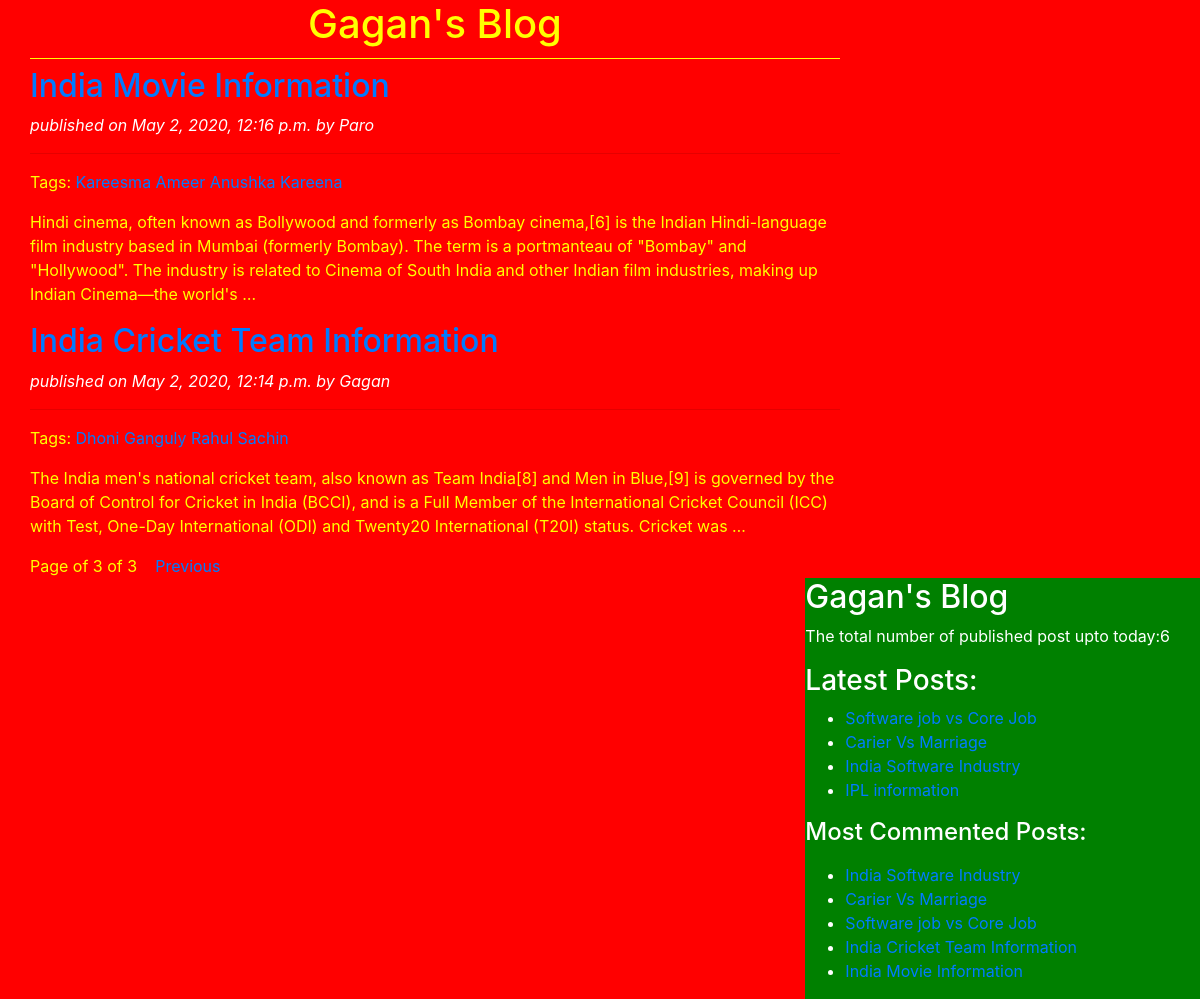
The page /post_list?page=3 on the database its author committed.
### blogApp/models.py (models this page shows, shortened)
class Post(models.Model):
    STATUS_CHOICES=(('draft','Draft'),('published','Published'))
    title=models.CharField(max_length=256)
    slug=models.SlugField(max_length=256,unique_for_date='publish')
    author=models.ForeignKey(User,related_name='blog_posts',on_delete=models.CASCADE)
    body=models.TextField()
    publish=models.DateTimeField(default=timezone.now)
    created=models.DateTimeField(auto_now_add=True)
    updated=models.DateTimeField(auto_now=True)
    status=models.CharField(max_length=10,choices=STATUS_CHOICES,default='draft')
    objects=CustomManager()
    tags=TaggableManager()
    class Meta:
        ordering=('-publish',)
    def get_absolute_url(self):
        return reverse('post_detail',args=[self.publish.year,self.publish.strftime('%m'),self.publish.strftime('%d'),self.slug])

### blogApp/views.py (the view)
# urls.py: path('post_list', views.post_list_view),
def post_list_view(request,tag_slug=None):
    post_list=Post.objects.all()
    tag=None
    if tag_slug:
        tag=get_object_or_404(Tag,slug=tag_slug)
        post_list=post_list.filter(tags__in=[tag])
    paginator=Paginator(post_list,2)
    page_number=request.GET.get('page')
    try:
        post_list=paginator.page(page_number)
    except PageNotAnInteger:
        post_list=paginator.page(1)
    except EmptyPage:
        post_list=paginator.page(paginator.num_pages)
    return render(request,'blogApp/post_list.html',{'post_list':post_list,'tag':tag})

### blogApp/models.py (called while the page is built)
    def get_queryset(self):
        return super().get_queryset().filter(status='published')

### blogApp/templatetags/blog_tags.py (called while the page is built)
@register.simple_tag
def total_posts():
    return Post.objects.count()

@register.inclusion_tag('blogApp/latest_posts123.html')
def show_latest_posts(count=3):
    latest_posts=Post.objects.order_by('-publish')[:count]
    return {'latest_posts':latest_posts}

@register.inclusion_tag('blogApp/latest_posts123.html')
def get_most_commented_posts(count=5):
    most_updated_post=Post.objects.annotate(total_comments=Count('comment')).order_by('-total_comments')[:count]
    return {'most_updated_post':most_updated_post}

### templates/blogApp/post_list.html (shortened to what this page needs)
<!DOCTYPE html>
{% extends 'blogApp/base.html' %}
  {% block content_block %}
    <h1>Gagan's Blog</h1>
    {% for post in post_list %}
      <a href="{{post.get_absolute_url}}"><h2>{{post.title}}</h2></a>
      <p><i id='date'>published on {{post.publish}} by {{post.author|title}}</i></p><hr>
      <p>Tags:
        {% for tag in post.tags.all %}
          <a href="">{{tag.name}}</a>
        {% endfor %}
      </p>
      <p>{{post.body|truncatewords:50|linebreaks}}</p>
    {% endfor %}
    {% include 'blogApp/pagination.html' with page=post_list %}
  {% endblock %}

### templates/blogApp/latest_posts123.html
<ul>
  {% for post in latest_posts %}
  <li><a href="{{post.get_absolute_url}}">{{post.title}}</a></li>
  {% endfor %}
</ul>
<ul>
  {% for post in most_updated_post %}
  <li><a href="{{post.get_absolute_url}}">{{post.title}}</a></li>
  {% endfor %}
</ul>

### static/css/blog.css (style rules this page uses)
h1 { text-align: center; border-bottom: 1px solid yellow; padding-bottom: 10px; }
body { background: red; }
#date { color: white; }

### rows shown on the page
Post: title "India Movie Information", publish "May 2, 2020, 12:16 p.m.", author "Paro", body "Hindi cinema, often known as Bollywood and formerly as Bombay cinema,[6] is the Indian Hindi-language film industry based in Mumbai (formerly Bombay). The term is a portmanteau of \"Bombay\" and \"Hollywood\". The industry is related to Cinema of South India and other Indian film industries, making up Indian Cinema—the world's …"
Tag: name "Kareesma"
Tag: name "Ameer"
Tag: name "Anushka"
Tag: name "Kareena"
Post: title "India Cricket Team Information", publish "May 2, 2020, 12:14 p.m.", author "Gagan", body "The India men's national cricket team, also known as Team India[8] and Men in Blue,[9] is governed by the Board of Control for Cricket in India (BCCI), and is a Full Member of the International Cricket Council (ICC) with Test, One-Day International (ODI) and Twenty20 International (T20I) status. Cricket was …"
Tag: name "Dhoni"
Tag: name "Ganguly"
Tag: name "Rahul"
Tag: name "Sachin"
Post: title "Software job vs Core Job"
Post: title "Carier Vs Marriage"
Post: title "India Software Industry"
Post: title "IPL information"

### other values the page prints
{{ page.number }} "3"
{{ page.paginator.num_pages }} "3"
